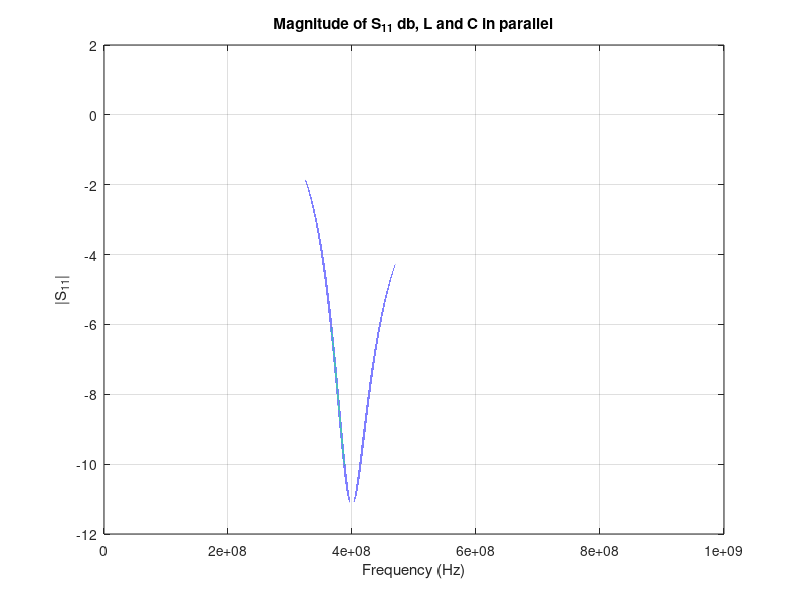

MATLAB code to generate this figure:
%Phase measurements - coax cable

f_begin = 1e6;
f_end = 1e9;
f_step = (f_end-f_begin)/1000;

f = linspace(f_begin, f_end, f_step);
w = 2*pi.*f;

l =0e-2; %Coax length
C= 33e-12 ; %[C]=F capacitor of the circuit
L= 5e-9; %Inductor of the circuit
Cp = 100e-12; %capacitance per unit length of coax
Lp = 250e-9; %inductance per unit length of coax
Uf = 1/(sqrt(Cp*Lp)); %phase velocity

%Mutual indictance


Zo = 50; %[Ro]=Ohm - RF source
Zc = 1 ./ (1i * C .* w);%sample
ZL = 1i .* w * L; %Inductance

%L and C in series
Z_series = Zc + ZL;

%L and C in parallel
Z_parallel = (Zc.*ZL)./((Zc+ZL));

Z_total =  Zo + Z_series;
Z_total_p = Zo + Z_parallel ;
%........................................................
%R in series with C and RC in parallel with L
R=1.7;
ZRC = R+Zc;
Ztol_A = ((ZRC.*ZL)./(ZRC+ZL));
S11_A = ((Ztol_A-Zo)./(Ztol_A+Zo)).*exp((-2*1i.*w*l)/Uf);
S11_mag_A = abs(S11_A);
S11_db_A = 20*log10(S11_mag_A);
figure(5);
plot(f,S11_db_A,'LineWidth', 1.5);
xlabel('Frequency (Hz)');
ylabel('|S_{11}|');
ylim([-12 2]);
title('Magnitude of S_{11} db, L and C in parallel');
grid on;

% R2=10;
% ZRC2 = R2+Zc;
% Ztol_A2 = ((ZRC2.*ZL)./(ZRC+ZL));
% S11_A2 = ((Ztol_A2-Zo)./(Ztol_A2+Zo)).*exp((-2*1i.*w*l)/Uf);
% S11_mag_A2 = abs(S11_A2);
% S11_db_A2 = 20*log10(S11_mag_A2);
% figure(6);
% plot(f,S11_db_A2,'LineWidth', 1.5);
% xlabel('Frequency (Hz)');
% ylabel('|S_{11}|');
% ylim([-20 2]);
% title('Magnitude of S_{11} db, L and C in parallel');
% grid on;
% % %........................................................
% % %R in series with L and RC in parallel with L
% R=1.3;
% ZRL = R+ZL;
% Ztol_B = ((ZRL.*Zc)./(ZRL+Zc));
% S11_B = ((Ztol_B-Zo)./(Ztol_B+Zo)).*exp((-2*1i.*w*l)/Uf);
% S11_mag_B = abs(S11_B);
% S11_db_B = 20*log10(S11_mag_B);
% figure(6);
% plot(f,S11_db_B,'LineWidth', 1.5);
% xlabel('Frequency (Hz)');
% ylabel('|S_{11}|');
% ylim([-20 20]);
% title('Magnitude of S_{11} db, L and C in parallel');
% grid on;
% % %.......................................................
% % %R in parallel with C and RC in parallel with L
% R=100;
% ZRL = ((R.*ZL)./(R+ZL));
% Z_tol_C = ((ZRL.*Zc)./(ZRL+Zc));
% S11_C = ((Z_tol_C-Zo)./(Z_tol_C+Zo)).*exp((-2*1i.*w*l)/Uf);
% S11_mag_C = abs(S11_C);
% S11_db_C = 20*log10(S11_mag_C);
% figure(7);
% plot(f,S11_db_C,'LineWidth', 1.5);
% xlabel('Frequency (Hz)');
% ylabel('|S_{11}|');
% ylim([-20 20]);
% title('Magnitude of S_{11} db, L and C in parallel');
% grid on;
% % %.........................................................
% 
% %R in parallel with with C and L 
% R=5;
% Z_parallel = (Zc.*ZL)./((Zc+ZL))
% Z_tol_D = R + Z_parallel;
% S11_D = ((Z_tol_D-Zo)./(Z_tol_D+Zo)).*exp((-2*1i.*w*l)/Uf);
% S11_mag_D = abs(S11_D);
% S11_db_D = 20*log10(S11_mag_D);
% figure(8);
% plot(f,S11_db_D,'LineWidth', 1.5);
% xlabel('Frequency (Hz)');
% ylabel('|S_{11}|');
% ylim([-20 20]);
% title('Magnitude of S_{11} db, L and C in parallel');
% grid on;
%.........................................................




% %S11 in L and c in series
% S11 = ((Z_series-Zo)./(Z_series+Zo)).*exp((-2*1i.*w*l)/Uf);
% phi_S11 = angle(S11)/pi;
% Vout = Z_series./Z_total;
% Vout_p = Z_parallel./Z_total_p;
% 
% 
% figure(1);
% subplot(3,1,1);
% plot(f,abs(S11),'LineWidth', 1.5);
% xlabel('Frequency (Hz)');
% ylabel('|S_{11}|');
% title('Magnitude of S_{11}, L and C in series');
% grid on;
% 
% 
% subplot(3,1,2);
% plot(f,abs(Vout),'LineWidth', 1.5);
% xlabel('Frequency (Hz)');
% ylabel('|Vout/Vin|');
% title('Magnitude of Vout/Vin, L and C in series');
% grid on;
% 
% subplot(3,1,3);   % 2 rows, 1 column, second plot
% plot(f, phi_S11, 'LineWidth', 1.5);
% xlabel('Frequency (Hz)');
% ylabel('Phase(S_{11}) [rad/pi]');
% title('Phase of S_{11},L and C in series');
% grid on;
% 
% % 
% % 
% % %S11 in L and c in parallel
% S11_p = ((Z_parallel-Zo)./(Z_parallel+Zo)).*exp((-2*1i.*w*l)/Uf);
% phi_S11_p = angle(S11_p)/pi;
% 
% S11_mag = abs(S11_p);
% S11_db = 20*log10(S11_mag);
% 
% figure(2)
% subplot(3,1,1);
% plot(f,abs(S11_p),'LineWidth', 1.5);
% xlabel('Frequency (Hz)');
% ylabel('|S_{11}|');
% title('Magnitude of S_{11}, L and C in parallel');
% grid on;
% 
% subplot(3,1,3);   % 2 rows, 1 column, second plot
% plot(f, phi_S11_p, 'LineWidth', 1.5);
% xlabel('Frequency (Hz)');
% ylabel('Phase(S_{11}) [rad/pi]');
% title('Phase of S_{11}, L and C in parallel');
% grid on;
% 
% subplot(3,1,2);
% plot(f,abs(Vout_p),'LineWidth', 1.5);
% xlabel('Frequency (Hz)');
% ylabel('|Vout/Vin|');
% title('Magnitude of Vout/Vin, L and C in parallel');
% grid on;
% 
% figure(4);
% 
% plot(f,S11_db,'LineWidth', 1.5);
% xlabel('Frequency (Hz)');
% ylabel('|S_{11}|');
% ylim([-20 20]);
% title('Magnitude of S_{11} db, L and C in parallel');
% grid on;
